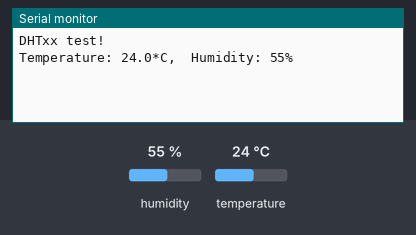
The sketch below on a simulated Arduino Uno, built with avr-gcc and run on an emulated ATmega328P. Parts: the last lines printed to the serial monitor. The test bench sets the inputs (shaded band); at power-on: humidity 55 %, temperature 24 °C.

Above: at 3.2 s.
3.3 s: humidity set to 22 %
At 7.5 s:
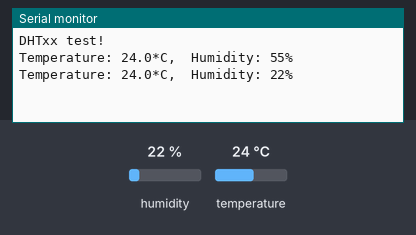
8.9 s: temperature set to 12 °C
At 13.4 s:
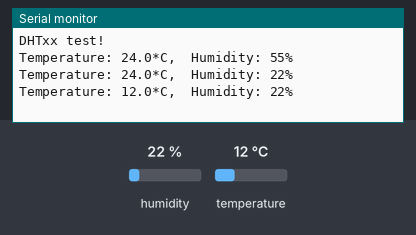
14.5 s: humidity set to 40 %
At 18.1 s:
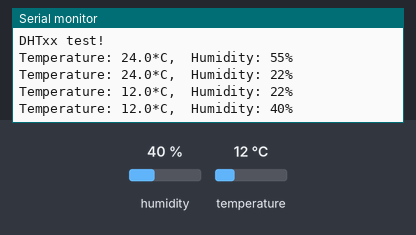
Timing chart, 0 to 19.6 s (numbered marks = the images above; inputs shaded):
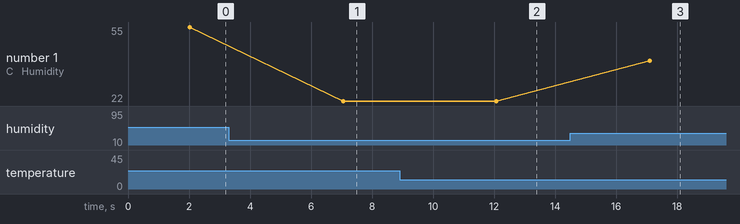

Measured:
- after the input at 3.3 s, the serial monitor: prints a new line after 3.7 s (image 1)
- after the input at 8.9 s, the serial monitor: prints a new line after 3.2 s (image 2)
- after the input at 14.5 s, the serial monitor: prints a new line after 2.6 s (image 3)
- plotted number 1: 55 → 22 after the input at 3.3 s, 22 → 40 after the input at 14.5 s

The sketch:

eSense.ino
```cpp
#include "DHT.h"
#define DHTPIN 2     // what pin we're connected to
#define DHTTYPE DHT11   // DHT 11

// Connect pin 1 (on the left) of the sensor to +5V
// Connect pin 2 of the sensor to whatever your DHTPIN is
// Connect pin 4 (on the right) of the sensor to GROUND
// Connect a 10K resistor from pin 2 (data) to pin 1 (power) of the sensor

DHT dht(DHTPIN, DHTTYPE);

void setup() {
  Serial.begin(9600);
  delay(1000);
  Serial.println("DHTxx test!");

  dht.begin();
  delay(1000);
}

void printSensorData() {
  if(isnan( dht.readTemperature()) || isnan(dht.readHumidity()) )
	Serial.print("Failed to read from DHT sensor!");
  else {
    char message[80];
    //Serial.println(sprintf(message,"Temperature: %d" , dht.readTemperature() , "%\t" , "Humidity: %d" , dht.readHumidity() , "*C."));
    //Serial.println(sprintf(message,"Temperature: %d.%02d", (int)dht.readTemperature(), (int)(dht.readTemperature()*100)%100));
    strcpy(message, "Temperature: ");
    dtostrf(dht.readTemperature(), 2, 1, &message[strlen(message)]);
    strcat(message, "*C,\tHumidity: ");
    dtostrf(dht.readHumidity(), 2, 0, &message[strlen(message)]);
    strcat(message, "%");
    Serial.println(message);
  }
}
void loop() {
  printSensorData();
  delay(5000);
}
```
